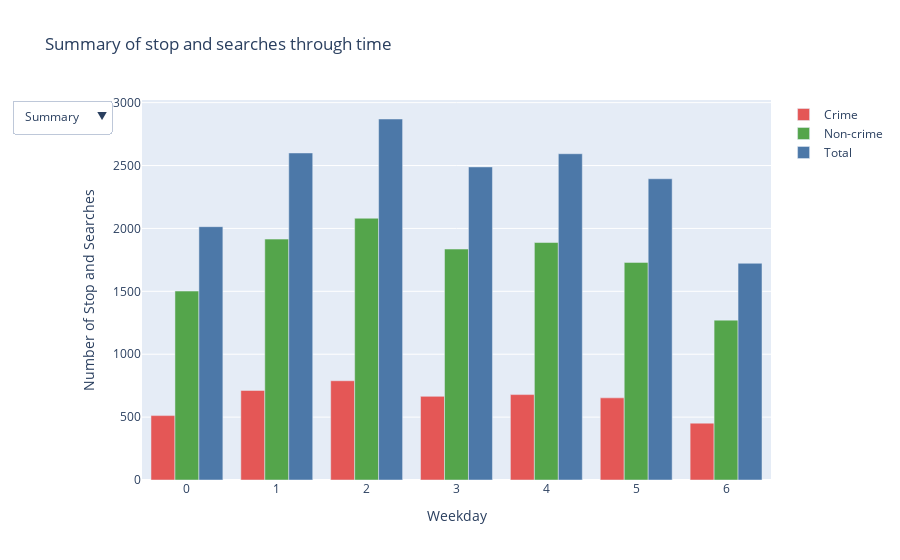

The code cell stored with this chart in its notebook:
### Code cell
trace1 = go.Bar(
    x=weekdays['weekday'],
    y=weekdays['crime'],
    name='Crime',
    marker_color="#E45756",
)

trace2 = go.Bar(
    x=weekdays['weekday'],
    y=weekdays['nocrime'],
    name='Non-crime',
    marker_color="#54A54B"
)

trace3 = go.Bar(
    x=weekdays['weekday'],
    y=weekdays['total'],
    name='Total',
    marker_color="#4C78A8"
)
layout = go.Layout(
    updatemenus=[
        dict(
            type="dropdown",
            active=0,
            xanchor="right",
            yanchor="top",
            direction="down",
            buttons=list([
                dict(label="Summary",
                     method="update",
                     args=[{"visible": [True, True, True]
                     },
                     {"title": "Summary of stop and searches through time",
                     }]),
                dict(label="Crime",
                     method="update",
                     args=[{"visible": [True, False, False]},
                           {"title": "Criminal officer judgment stop and searches through time"}]),
                dict(label="Non-crime",
                     method="update",
                     args=[{"visible": [False, True, False]},
                     {"title": "Non-criminal officer judgment top and searches through time"}]),
                dict(label="Total",
                     method="update",
                     args=[{"visible": [False, False, True]
                     },
                     {"title": "Total stop and searches through time",
                     }])
            ]),
        )
    ])

fig = go.Figure(data=[trace1, trace2, trace3], layout=layout)

fig.update_layout(
    xaxis_title="Weekday",
    yaxis_title="Number of Stop and Searches",
    title="Summary of stop and searches through time",   
)
fig.update_xaxes(categoryorder='array', categoryarray= ['Monday', 'Tuesday', 'Wednesday', 'Thursday', 'Friday', 'Saturday', 'Sunday'])
fig.show()

### Figure 1 — Plotly figure (JSON) as saved in the notebook; plotly's stock layout.template omitted (floating-point values rounded to 4 significant figures)
{"data": [{"marker": {"color": "#E45756"}, "name": "Crime", "type": "bar", "x": [2, 1, 4, 3, 5, 0, 6], "y": [789, 712, 679, 665, 653, 512, 452]}, {"marker": {"color": "#54A54B"}, "name": "Non-crime", "type": "bar", "x": [2, 1, 4, 3, 5, 0, 6], "y": [2081, 1915, 1888, 1836, 1730, 1502, 1271]}, {"marker": {"color": "#4C78A8"}, "name": "Total", "type": "bar", "x": [2, 1, 4, 3, 5, 0, 6], "y": [2870, 2600, 2594, 2489, 2395, 2014, 1723]}], "layout": {"title": {"text": "Summary of stop and searches through time"}, "updatemenus": [{"active": 0, "buttons": [{"args": [{"visible": [true, true, true]}, {"title": "Summary of stop and searches through time"}], "label": "Summary", "method": "update"}, {"args": [{"visible": [true, false, false]}, {"title": "Criminal officer judgment stop and searches through time"}], "label": "Crime", "method": "update"}, {"args": [{"visible": [false, true, false]}, {"title": "Non-criminal officer judgment top and searches through time"}], "label": "Non-crime", "method": "update"}, {"args": [{"visible": [false, false, true]}, {"title": "Total stop and searches through time"}], "label": "Total", "method": "update"}], "direction": "down", "type": "dropdown", "xanchor": "right", "yanchor": "top"}], "xaxis": {"categoryarray": ["Monday", "Tuesday", "Wednesday", "Thursday", "Friday", "Saturday", "Sunday"], "categoryorder": "array", "title": {"text": "Weekday"}}, "yaxis": {"title": {"text": "Number of Stop and Searches"}}}}
